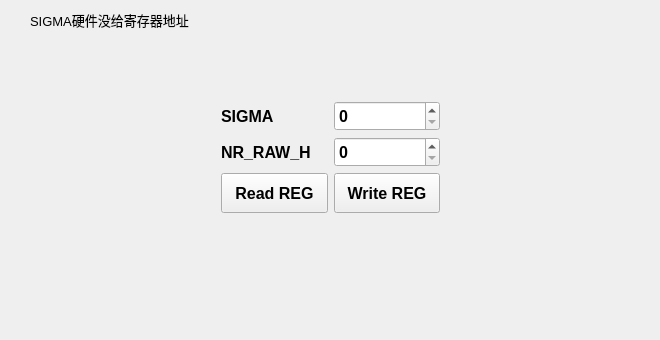
<?xml version="1.0" encoding="UTF-8"?>
<ui version="4.0">
 <class>NR_RAW_tabClass</class>
 <widget class="QWidget" name="NR_RAW_tabClass">
  <property name="geometry">
   <rect>
    <x>0</x>
    <y>0</y>
    <width>660</width>
    <height>340</height>
   </rect>
  </property>
  <property name="minimumSize">
   <size>
    <width>660</width>
    <height>340</height>
   </size>
  </property>
  <property name="windowTitle">
   <string>NR_RAW_tab</string>
  </property>
  <widget class="QLabel" name="label">
   <property name="geometry">
    <rect>
     <x>30</x>
     <y>10</y>
     <width>221</width>
     <height>20</height>
    </rect>
   </property>
   <property name="font">
    <font>
     <pointsize>10</pointsize>
    </font>
   </property>
   <property name="text">
    <string>SIGMA硬件没给寄存器地址</string>
   </property>
  </widget>
  <widget class="QWidget" name="">
   <property name="geometry">
    <rect>
     <x>210</x>
     <y>90</y>
     <width>241</width>
     <height>131</height>
    </rect>
   </property>
   <layout class="QGridLayout" name="gridLayout">
    <item row="0" column="0">
     <widget class="QLabel" name="label_2">
      <property name="font">
       <font>
        <pointsize>12</pointsize>
        <bold>true</bold>
       </font>
      </property>
      <property name="text">
       <string>SIGMA</string>
      </property>
     </widget>
    </item>
    <item row="0" column="1">
     <widget class="QSpinBox" name="nr_raw_sigma">
      <property name="minimumSize">
       <size>
        <width>0</width>
        <height>30</height>
       </size>
      </property>
      <property name="font">
       <font>
        <pointsize>12</pointsize>
        <bold>true</bold>
       </font>
      </property>
     </widget>
    </item>
    <item row="1" column="0">
     <widget class="QLabel" name="label_3">
      <property name="font">
       <font>
        <pointsize>12</pointsize>
        <bold>true</bold>
       </font>
      </property>
      <property name="text">
       <string>NR_RAW_H</string>
      </property>
     </widget>
    </item>
    <item row="1" column="1">
     <widget class="QSpinBox" name="nr_raw_H">
      <property name="minimumSize">
       <size>
        <width>0</width>
        <height>30</height>
       </size>
      </property>
      <property name="font">
       <font>
        <pointsize>12</pointsize>
        <bold>true</bold>
       </font>
      </property>
     </widget>
    </item>
    <item row="2" column="0">
     <widget class="QPushButton" name="nr_raw_read_btn">
      <property name="minimumSize">
       <size>
        <width>100</width>
        <height>40</height>
       </size>
      </property>
      <property name="font">
       <font>
        <pointsize>12</pointsize>
        <bold>true</bold>
       </font>
      </property>
      <property name="text">
       <string>Read REG</string>
      </property>
     </widget>
    </item>
    <item row="2" column="1">
     <widget class="QPushButton" name="nr_raw_write_btn">
      <property name="minimumSize">
       <size>
        <width>100</width>
        <height>40</height>
       </size>
      </property>
      <property name="font">
       <font>
        <pointsize>12</pointsize>
        <bold>true</bold>
       </font>
      </property>
      <property name="text">
       <string>Write REG</string>
      </property>
     </widget>
    </item>
   </layout>
  </widget>
 </widget>
 <layoutdefault spacing="6" margin="11"/>
 <resources/>
 <connections/>
</ui>
